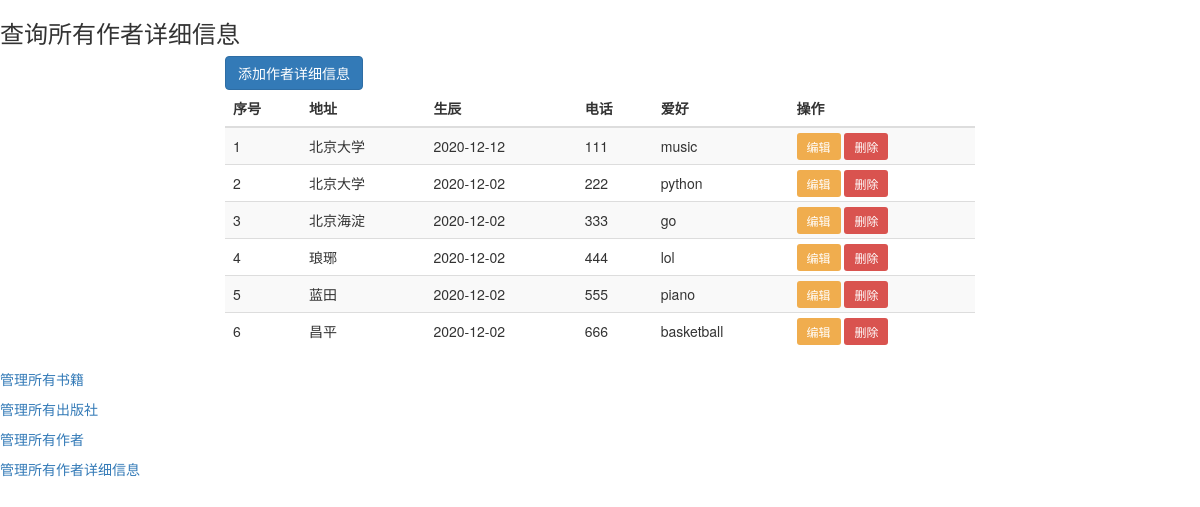
/book/show_author_detail/, run on an earlier commit of the app's database.
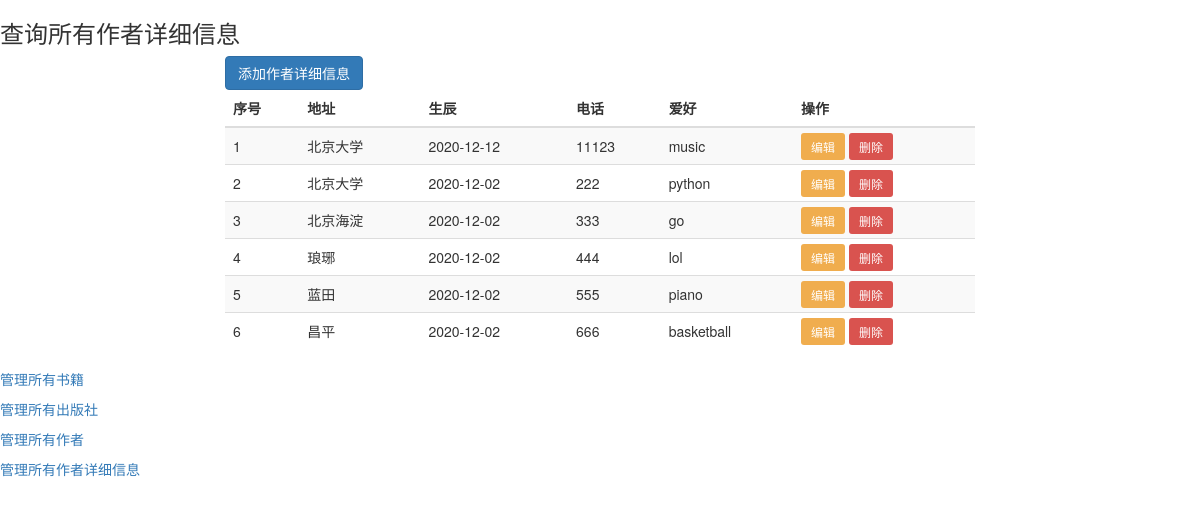
And on a later commit of the database.
### book/models.py (models this page shows)
class AuthorDetail(models.Model):
    birthday = models.DateTimeField()
    telephone = models.BigIntegerField()
    addr = models.CharField(max_length=64)
    hobby = models.CharField(max_length=32, null=True)  # 新增字段，务必设置字段允许为空，不然migrations报错

### book/views.py (the view)
def show_author_detail(request):
    show_author_detail_list = AuthorDetail.objects.all()
    return render(request, 'book/show_author_detail.html', {'author_detail_list': show_author_detail_list})

### templates/book/show_author_detail.html (shortened to what this page needs)
<!DOCTYPE html>
<html lang="en">
<head>
    <link rel="stylesheet" href="https://cdn.jsdelivr.net/npm/bootstrap@3.3.7/dist/css/bootstrap.min.css">
</head>
<body>
<h3>查询所有作者详细信息</h3>
<div class="container">
    <div class="row">
        <div class="col-md-8 col-md-offset-2">
            <a href="/book/add_author_detail/" class="btn btn-primary">添加作者详细信息</a>
    <table class="table table-striped">
        <thead>
            <tr>
                <th>序号</th>
                <th>地址</th>
                <th>生辰</th>
                <th>电话</th>
                <th>爱好</th>
                <th>操作</th>
            </tr>
        </thead>
        <tbody>
            {%  for author_detail in author_detail_list  %}
            <tr>
                <td>{{ forloop.counter }}</td>
                <td>{{ author_detail.addr }}</td>
                <td>{{ author_detail.birthday|date:"Y-m-d" }}</td>
                <td>{{ author_detail.telephone }}</td>
                <td>{{ author_detail.hobby }}</td>
                <td>
                   <a href="/book/update_author_detail/{{ author_detail.pk }}" class="btn-sm btn-warning">编辑</a>
                   <a href="/book/delete_author_detail/{{ author_detail.pk }}" class="btn-sm btn-danger">删除</a>
                </td>
            </tr>
            {% endfor %}
        </tbody>
    </table>
        </div>
    </div>
</div>
<p>
    <a href="/">管理所有书籍</a>
</p>
<p><a href="/book/show_publish/">管理所有出版社</a>
</p>
<p><a href="/book/show_author/">管理所有作者</a></p>
<p><a href="/book/show_author_detail/">管理所有作者详细信息</a>
</p>
</body>
</html>

What changed in the data, as far as the page shows it:
changed AuthorDetail "music": telephone "111" → "11123"
